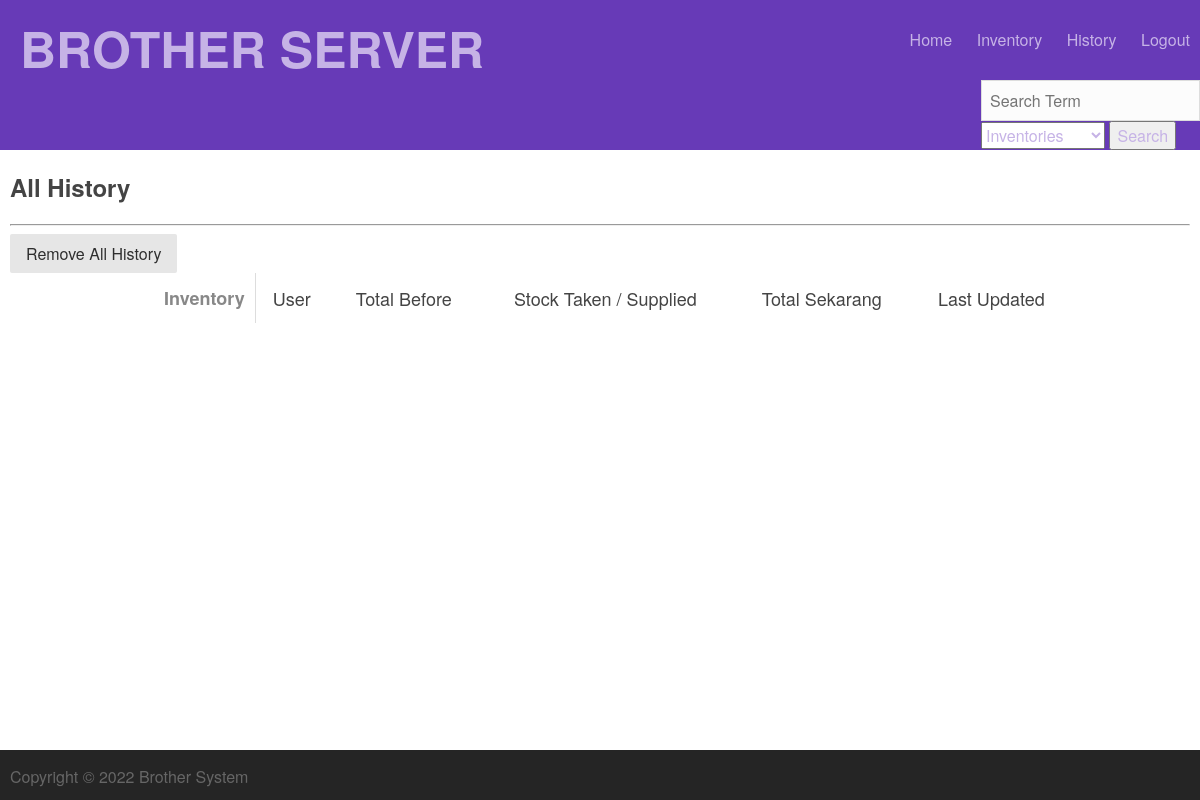
The page /history (signed in) on the database as committed earlier.
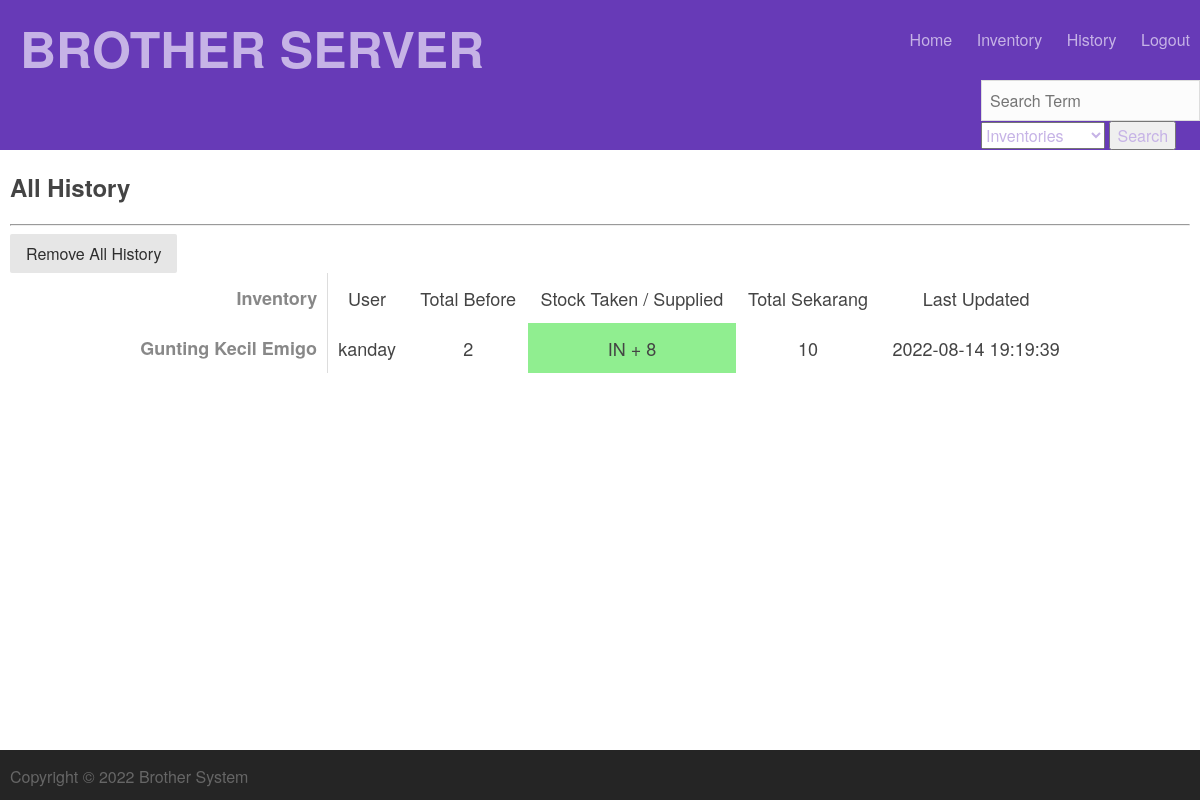
The same page on the database as committed later.
### tables this page shows
CREATE TABLE History(
            history_id INTEGER PRIMARY KEY AUTOINCREMENT,
            user_id INTEGER REFERENCES Users(user_id) NOT NULL,
            inventory_id INTEGER REFERENCES Inventory(inventory_id) NOT NULL,
            stock_before INTEGER,
            stock_after INTEGER,
            stock_taken_supplied INTEGER,
            lastviewed DATE NOT NULL
        );

CREATE TABLE Inventory(
            inventory_id INTEGER PRIMARY KEY AUTOINCREMENT,
            inventoryname TEXT,
            quantity INT,
            description TEXT);

CREATE TABLE Users(
            user_id INTEGER PRIMARY KEY AUTOINCREMENT,
            username TEXT,
            password TEXT,
            admin INTEGER DEFAULT 0);

### run.py (the view)
@app.route('/history')
def list_history():
    if ('logged_in' not in session or not session['logged_in']):
        return redirect(url_for('login'))
    if (session['admin'] == 0):
        return redirect(url_for('list_inventories'))
    page['title'] = 'History'
    history = None
    history = myDatabase.select_all_history()
    if history == None:
        history = []
    return render_template("listitems/listhistory.html",
                            user=session,
                            page=page,
                            history=history)

### database.py (called while the page is built)
    def execute(self, sql_string):
        out = None
        for string in sql_string.split(";"):
            try:
                out = self.cur.execute(string)
            except sqlite3.DatabaseError as e:
                print("database error:{}".format(e))
                pass
        return out

    def select_all_history(self):
        sql_query = """
            SELECT his.history_id, inv.inventoryname, user.username, his.stock_before, his.stock_after, his.stock_taken_supplied, his.lastviewed
            FROM (Inventory inv JOIN History his USING(inventory_id)) JOIN USERS user USING(user_id)
            ORDER BY his.history_id DESC
        """
        result = []
        self.execute(sql_query)
        cols = [a[0] for a in self.cur.description]
        returning = self.cur.fetchall()
        for row in returning:
            result.append({a:b for a,b in zip(cols, row)})
        return result

### run.py (called while the page is built)
@app.before_request
def make_session_new():
    session.permanent = True
    app.permanent_session_lifetime = timedelta(minutes=15)
    session.modified = True

### templates/listitems/listhistory.html
{% include 'top.html' %}
<div class="content">
  <div class="container details">
    <h2 class="title">All History</h2>
    <hr />
    {% if session.logged_in %}
    <a class="pure-button" href="{{ url_for('remove_all_history')}}">Remove All History</a>
    {% endif %}
    <div>
      <table class="styled">
        <thead>
          <tr>
            <td>Inventory</td>
            <td>User</td>
            <td>Total Before</td>
            <td>Stock Taken / Supplied</td>
            <td>Total Sekarang</td>
            <td>Last Updated</td>
          </tr>
        </thead>
        <tbody>
            {% for instance in history %}
            <tr>
              <td style="text-align: center">{{ instance.inventoryname }}</td>
              <td>{{ instance.username }}</td>
              <td>{{ instance.stock_before }}</td>
              {% if instance.stock_taken_supplied < 0 %}
              <td bgcolor="lightcoral" class="clickable-tr" data-href="{{ url_for('single_history', history_id=instance.history_id)}}">OUT {{ instance.stock_taken_supplied }}</td>
              {% else %}
              <td bgcolor="lightgreen" class="clickable-tr" data-href="{{ url_for('single_history', history_id=instance.history_id)}}">IN + {{ instance.stock_taken_supplied }}</td>
              {% endif %}
              <td>{{ instance.stock_after }}</td>
              <td>{{ instance.lastviewed }}</td>
            </tr>
            {% endfor %}
          </tbody>
      </table>
    </div>
  </div>
</div>
{% include 'bottom.html'%}

Rows that differ between the two databases and show on the page:
added History: inventoryname "Gunting Kecil Emigo", username "kanday", stock_before "2", stock_taken_supplied "8", stock_after "10", lastviewed "2022-08-14 19:19:39"
